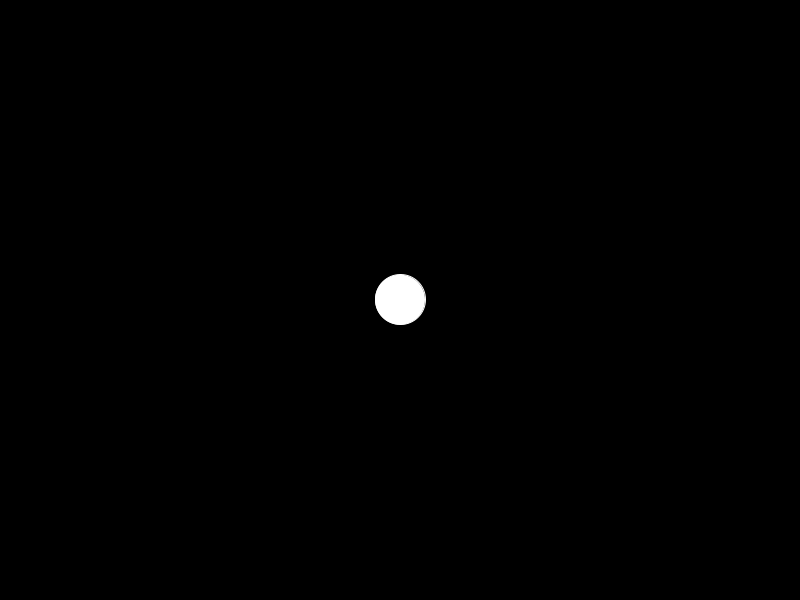
Frame 1 (no input)
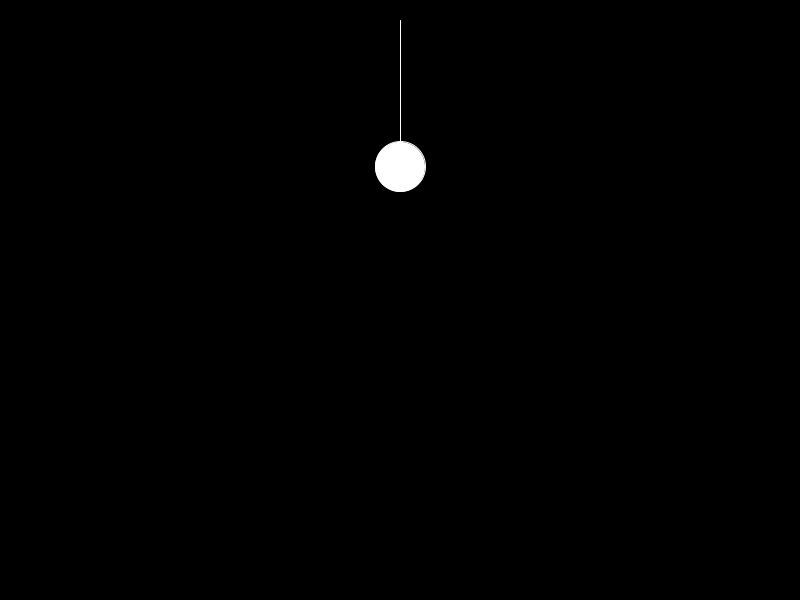
Frame 60 (the mouse pressed at the canvas centre just before this capture)
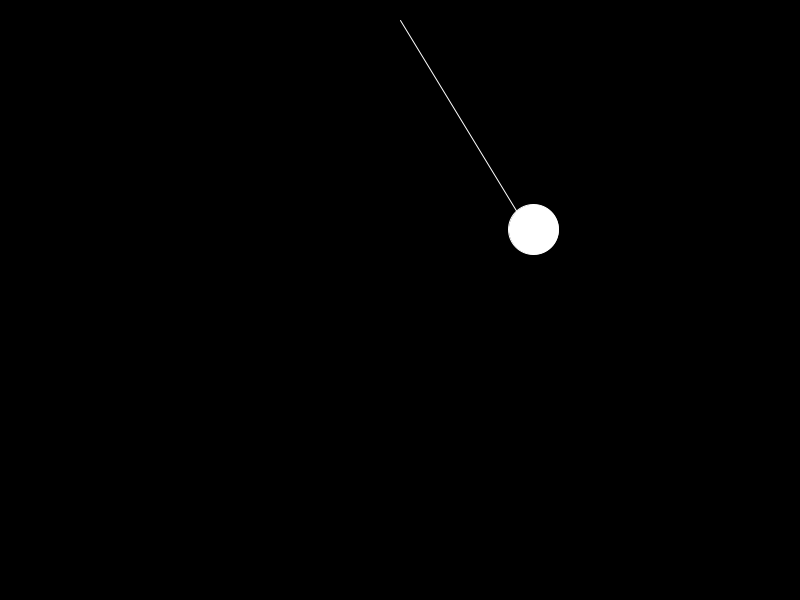
Frame 120 (the mouse held since frame 60 and released just before this capture)

The Processing sketch that drew these frames (run headless with seeded random() and noise(); from frame 60 on, the mouse is pressed at the canvas centre):

// Processing sketch: Resortes
// ── Resortes.pde
Bola peso;
PVector origen;
PVector gravedad;
float restLenght;

void setup(){
  size(800, 600);
  background(0);
  restLenght = 200;
  origen = new PVector(width / 2, 20);
  peso = new Bola(width/2, 300, 0, 0);
  gravedad = new PVector(0, 1);
}

void draw(){
  background(0);
  line(origen.x, origen.y, peso.pos.x, peso.pos.y);
  PVector fuerzaResorte = PVector.sub(peso.pos, origen);
  float largo = fuerzaResorte.mag();
  float k = 0.2;
  float desplazamiento = largo - restLenght;
  fuerzaResorte.normalize();
  fuerzaResorte.mult(-k * desplazamiento);
  peso.aplicarFuerza(fuerzaResorte);
  peso.aplicarFuerza(gravedad);

  if(mousePressed){
    peso.aplicarFuerza(new PVector(5, 0));
  }

  peso.actualizar();
  peso.dibujar();
}

// ── Bola.pde
class Bola{
  PVector pos;
  PVector vel;
  PVector acc;
  float masa;

  Bola(float x,float y, float velx, float vely){
    pos = new PVector(x,y);
    vel = new PVector(velx,vely);
    acc = new PVector(0,0);
    masa = 50;
  }

  Bola(float x,float y){
    pos = new PVector(x,y);
    vel = PVector.random2D();
    acc = new PVector(0, 0);
    masa = random(20);
  }

  void actualizar(){
    vel.add(acc);
    pos.add(vel);
    acc.mult(0);
  }

  void aplicarFuerza(PVector fuerza){
    PVector f = PVector.div(fuerza, masa);
    acc.add(f);
  }

  void dibujar(){
    fill(255);
    stroke(255);
    ellipse(pos.x,pos.y,masa,masa);
  }
}
